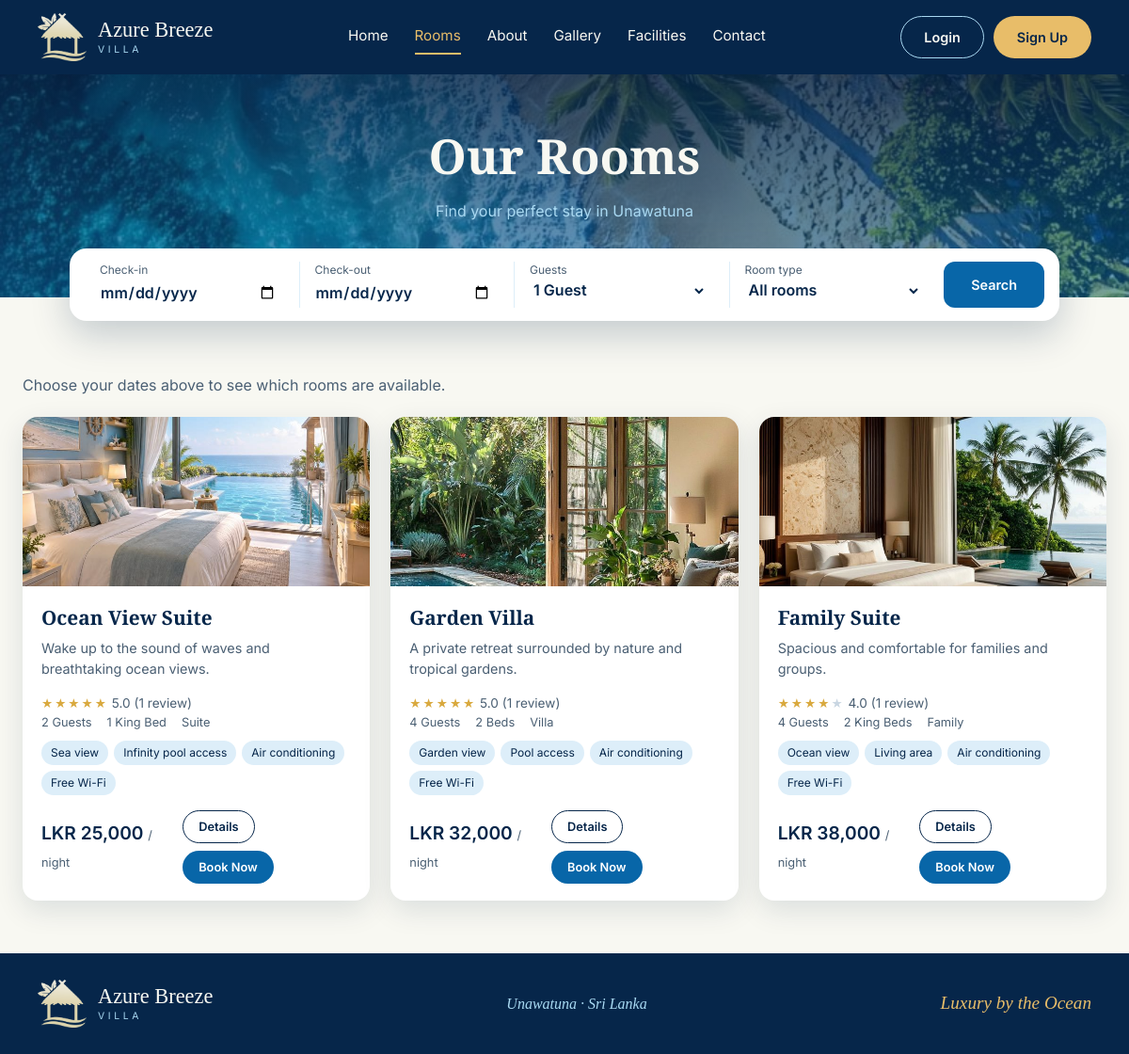
The page /rooms.php on the database its author committed.
### tables this page shows
CREATE TABLE rooms (
  room_id         INT UNSIGNED NOT NULL AUTO_INCREMENT,
  room_name       VARCHAR(100) NOT NULL,
  room_type       VARCHAR(50)  NOT NULL,            
  description     TEXT NOT NULL,
  facilities      VARCHAR(255) NOT NULL DEFAULT '',  
  price_per_night DECIMAL(10,2) NOT NULL,            
  max_guests      TINYINT UNSIGNED NOT NULL,
  bed_info        VARCHAR(50)  NOT NULL DEFAULT '',
  image           VARCHAR(255) NOT NULL DEFAULT '',  
  room_status     ENUM('active','inactive') NOT NULL DEFAULT 'active',
  PRIMARY KEY (room_id),
  CONSTRAINT chk_rooms_price  CHECK (price_per_night > 0),
  CONSTRAINT chk_rooms_guests CHECK (max_guests > 0)
);

### includes/auth.php (called while the page is built, shortened)
<?php
function e($value): string
{
    return htmlspecialchars((string)$value, ENT_QUOTES, 'UTF-8');
}
function money($amount): string
{
    return CURRENCY . ' ' . number_format((float)$amount, 0);
}

### rooms.php (the view, shortened to what this page needs)
<?php
require_once __DIR__ . '/config/db.php';
require_once __DIR__ . '/includes/functions.php';
$checkIn  = trim($_GET['check_in'] ?? '');
$checkOut = trim($_GET['check_out'] ?? '');
$guests   = max(1, (int)($_GET['guests'] ?? 1));
$type     = trim($_GET['type'] ?? '');
$searched = ($checkIn !== '' || $checkOut !== '');
$errors = [];
$nights = 0;
$rooms  = [];
$ratings = room_rating_stats($pdo);
if ($searched) {
    if (validate_stay($checkIn, $checkOut, $guests, $errors)) {
        $nights = nights_between($checkIn, $checkOut);
        $rooms  = find_available_rooms($pdo, $checkIn, $checkOut, $guests, $type);
    }
} else {
    $rooms = list_active_rooms($pdo, $type);
}
$validSearch = $searched && !$errors;
$stayQuery   = $validSearch ? '&check_in=' . urlencode($checkIn) . '&check_out=' . urlencode($checkOut) . '&guests=' . $guests : '';
include __DIR__ . '/includes/header.php';
?>
<section class="page-hero">
  <img src="<?= BASE_URL ?>/assets/images/aerial.jpg" alt="">
  <div class="page-hero-text">
    <h1>Our Rooms</h1>
    <p>Find your perfect stay in Unawatuna</p>
  </div>
</section>
<div class="search-wrap">
  <form class="search-bar" action="" method="get" novalidate>
    <div class="field"><label for="check_in">Check-in</label><input type="date" id="check_in" name="check_in" value="<?= e($checkIn) ?>"></div>
    <div class="field"><label for="check_out">Check-out</label><input type="date" id="check_out" name="check_out" value="<?= e($checkOut) ?>"></div>
    <div class="field"><label for="guests">Guests</label>
      <select id="guests" name="guests">
        <?php for ($g = 1; $g <= 6; $g++): ?><option value="<?= $g ?>" <?= $g === $guests ? 'selected' : '' ?>><?= $g ?> Guest<?= $g > 1 ? 's' : '' ?></option><?php endfor; ?>
      </select>
    </div>
    <div class="field"><label for="type">Room type</label>
      <select id="type" name="type">
        <option value="">All rooms</option>
      </select>
    </div>
    <button class="btn btn-primary" type="submit">Search</button>
  </form>
</div>
<section class="section">
  <div class="container">
    <p class="results-note">
      <?php if ($validSearch): ?>
        <strong><?= count($rooms) ?></strong> room<?= count($rooms) === 1 ? '' : 's' ?> available for
        <strong><?= e(date('j M Y', strtotime($checkIn))) ?> &ndash; <?= e(date('j M Y', strtotime($checkOut))) ?></strong>
        (<?= $nights ?> night<?= $nights === 1 ? '' : 's' ?>, <?= $guests ?> guest<?= $guests === 1 ? '' : 's' ?>)
      <?php elseif (!$searched): ?>
        Choose your dates above to see which rooms are available.
      <?php endif; ?>
    </p>
    <div class="room-grid">
      <?php foreach ($rooms as $r): ?>
        <article class="room-card">
          <div class="photo">
            <img src="<?= BASE_URL ?>/assets/images/rooms/<?= e($r['image']) ?>" alt="<?= e($r['room_name']) ?>">
          </div>
          <div class="room-body">
            <h3><?= e($r['room_name']) ?></h3>
            <p><?= e($r['description']) ?></p>
            <?php $rt = $ratings[(int)$r['room_id']] ?? null; ?>
            <div class="rating-line"><?php if ($rt): ?><?= stars_html($rt['avg']) ?> <?= number_format($rt['avg'], 1) ?> (<?= $rt['count'] ?> review<?= $rt['count'] === 1 ? '' : 's' ?>)<?php else: ?>No reviews yet<?php endif; ?></div>
            <div class="room-meta"><span><?= (int)$r['max_guests'] ?> Guests</span><span><?= e($r['bed_info']) ?></span><span><?= e($r['room_type']) ?></span></div>
            <ul class="facility-list">
              <?php foreach (array_slice(facility_list($r['facilities']), 0, 4) as $f): ?><li><?= e($f) ?></li><?php endforeach; ?>
            </ul>
            <div class="room-foot">
              <div class="price"><?= money($r['price_per_night']) ?> <small>/ night</small>
              </div>
              <div class="card-actions">
                <a class="btn btn-outline-dark btn-sm" href="<?= BASE_URL ?>/room.php?room_id=<?= (int)$r['room_id'] . $stayQuery ?>">Details</a>
                <a class="btn btn-primary btn-sm" href="<?= BASE_URL ?>/guest/book.php?room_id=<?= (int)$r['room_id'] . $stayQuery ?>">Book Now</a>
              </div>
            </div>
          </div>
        </article>
      <?php endforeach; ?>
    </div>
  </div>
</section>
<?php include __DIR__ . '/includes/footer.php'; ?>

### includes/functions.php (shortened to what this page needs)
<?php
function list_active_rooms(PDO $pdo, string $type = ''): array
{
    $sql    = "SELECT * FROM rooms WHERE room_status = 'active'";
    $params = [];
    $stmt = $pdo->prepare($sql . ' ORDER BY price_per_night ASC');
    $stmt->execute($params);
    return $stmt->fetchAll();
}
function facility_list(string $text): array
{
    return array_values(array_filter(array_map('trim', explode(',', $text))));
}
function stars_html(float $rating): string
{
    $full = max(0, min(5, (int)round($rating)));
    return '<span class="stars" role="img" aria-label="' . e(number_format($rating, 1)) . ' out of 5">'
        . str_repeat('★', $full) . '<span class="off">' . str_repeat('★', 5 - $full) . '</span></span>';
}
function room_rating_stats(PDO $pdo): array
{
    $rows = $pdo->query("SELECT room_id, AVG(rating) AS avg_rating, COUNT(*) AS review_count
                         FROM reviews WHERE review_status = 'Visible' GROUP BY room_id")->fetchAll();
    $stats = [];
    foreach ($rows as $r) {
        $stats[(int)$r['room_id']] = ['avg' => (float)$r['avg_rating'], 'count' => (int)$r['review_count']];
    }
    return $stats;
}

### assets/css/style.css (style rules this page uses)
:root { --navy: #06264A; --navy-deep: #041C38; --ocean: #0866A8; --glass: #A9D9F2; --glass-soft: #DDEEF9; --cyan: #39AEE8; --ivory: #F8F8F2; --gold: #E8BD69; --gold-text: #8A6A1E; --sage: #668C78; --muted: #4A5F73; --radius: 16px; --shadow: 0 10px 30px rgba(6, 38, 74, .12); --font-head: 'Playfair Display', serif; --font-body: 'Inter', sans-serif; }
* { box-sizing: border-box; }
body { margin: 0; font-family: var(--font-body); background: var(--ivory); color: var(--navy); line-height: 1.5; }
img { max-width: 100%; display: block; }
a { color: inherit; text-decoration: none; }
h1, h2, h3 { font-family: var(--font-head); font-weight: 600; margin: 0; }
.container { max-width: 1200px; margin: 0 auto; padding: 0 24px; }
.section { padding: 56px 0; }
.btn { display: inline-block; padding: 11px 24px; border-radius: 999px; font-weight: 600; font-size: .9rem; border: 1.5px solid transparent; cursor: pointer; font-family: inherit; text-align: center; }
.btn-primary { background: var(--ocean); color: #fff; }
.btn-outline-dark { border-color: var(--navy); color: var(--navy); }
.btn-sm { padding: 7px 16px; font-size: .8rem; }
.search-wrap { max-width: 1100px; margin: -52px auto 0; padding: 0 24px; position: relative; z-index: 5; }
.search-bar { display: flex; align-items: stretch; gap: 8px; background: #fff; border-radius: 18px; padding: 14px 16px; box-shadow: 0 14px 40px rgba(6,38,74,.22); }
.search-bar .field { flex: 1; padding: 0 16px; border-left: 1px solid var(--glass-soft); display: flex; flex-direction: column; }
.search-bar .field:first-child { border-left: 0; }
.search-bar label { font-size: .75rem; color: var(--muted); }
.search-bar input, .search-bar select { border: 0; font: inherit; font-weight: 600; color: var(--navy); background: transparent; padding: 2px 0; width: 100%; }
.search-bar .btn { align-self: center; padding: 15px 28px; border-radius: 12px; }
.room-grid { display: grid; grid-template-columns: repeat(3, 1fr); gap: 22px; }
.room-card { background: #fff; border-radius: var(--radius); overflow: hidden; box-shadow: var(--shadow); display: flex; flex-direction: column; }
.room-card .photo { height: 180px; position: relative; }
.room-card .photo img { width: 100%; height: 100%; object-fit: cover; }
.room-body { padding: 18px 20px; display: flex; flex-direction: column; flex: 1; }
.room-body h3 { font-size: 1.3rem; }
.room-body p { color: var(--muted); font-size: .9rem; margin: 6px 0 10px; }
.room-meta { display: flex; gap: 16px; font-size: .8rem; color: var(--muted); }
.room-foot { margin-top: auto; padding-top: 16px; display: flex; justify-content: space-between; align-items: center; }
.price { font-size: 1.2rem; font-weight: 600; }
.price small { font-size: .8rem; font-weight: 400; color: var(--muted); }
.page-hero { position: relative; min-height: 220px; display: flex; align-items: center; justify-content: center; text-align: center; color: var(--ivory); overflow: hidden; padding: 48px 20px 80px; }
.page-hero > img { position: absolute; inset: 0; width: 100%; height: 100%; object-fit: cover; }
.page-hero::after { content: ""; position: absolute; inset: 0; background: linear-gradient(180deg, rgba(6,38,74,.82), rgba(8,102,168,.55)); }
.page-hero-text { position: relative; z-index: 1; }
.page-hero h1 { font-size: clamp(2.2rem, 5vw, 3.2rem); }
.page-hero p { margin: 8px 0 0; color: var(--glass); }
.results-note { margin: 0 0 22px; color: var(--muted); }
.facility-list { list-style: none; padding: 0; margin: 10px 0 0; display: flex; flex-wrap: wrap; gap: 6px; }
.facility-list li { background: var(--glass-soft); color: var(--navy); font-size: .75rem; padding: 4px 10px; border-radius: 999px; }
.card-actions { display: flex; gap: 8px; flex-wrap: wrap; }
.stars { color: #D9A93E; letter-spacing: 2px; white-space: nowrap; }
.stars .off { color: #C9D6E2; }
.rating-line { font-size: .85rem; color: var(--muted); margin: 6px 0 0; }

### rows shown on the page
rooms: image (picture), room_name "Ocean View Suite", description "Wake up to the sound of waves and breathtaking ocean views.", full "★★★★★", room_id "5.0", room_id "1", max_guests "2", bed_info "1 King Bed", room_type "Suite", facilities "Sea view", facilities "Infinity pool access", facilities "Air conditioning", facilities "Free Wi-Fi", price_per_night "LKR 25,000"
rooms: image (picture), room_name "Garden Villa", description "A private retreat surrounded by nature and tropical gardens.", full "★★★★★", room_id "5.0", room_id "1", max_guests "4", bed_info "2 Beds", room_type "Villa", facilities "Garden view", facilities "Pool access", facilities "Air conditioning", facilities "Free Wi-Fi", price_per_night "LKR 32,000"
rooms: image (picture), room_name "Family Suite", description "Spacious and comfortable for families and groups.", full "★★★★", full "★", room_id "4.0", room_id "1", max_guests "4", bed_info "2 King Beds", room_type "Family", facilities "Ocean view", facilities "Living area", facilities "Air conditioning", facilities "Free Wi-Fi", price_per_night "LKR 38,000"

### other values the page prints
$label "Home"
$label "Rooms"
$label "About"
$label "Gallery"
$label "Facilities"
$label "Contact"
form field guests "1 Guest"
